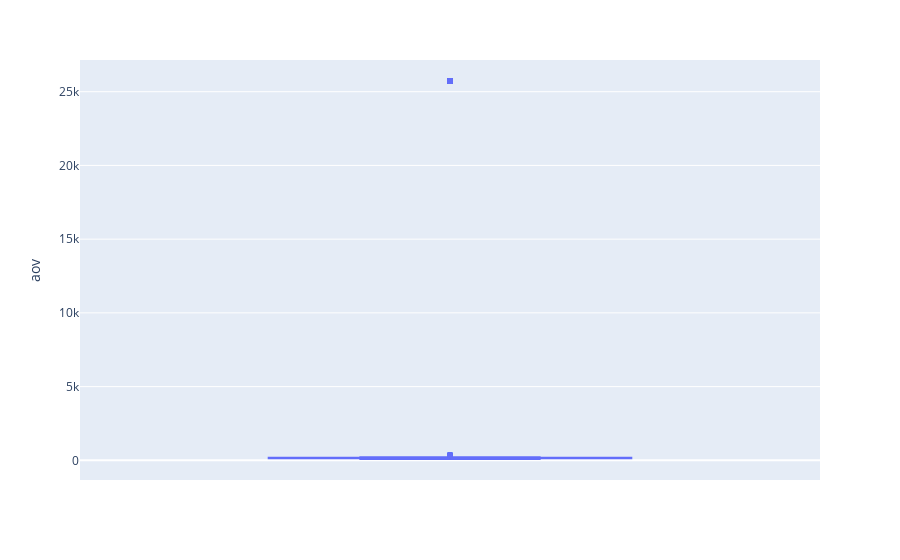

Notebook cell for this chart:
### Code cell
fig = px.box(data, y="aov")
fig.show()

### Figure 1 — Plotly figure (JSON) as saved in the notebook; plotly's stock layout.template omitted (floating-point values rounded to 4 significant figures; data arrays with more than 128 entries replaced by an {"elided": "..."} marker saying what was removed)
{"data": [{"alignmentgroup": "True", "hovertemplate": "aov=%{y}<extra></extra>", "legendgroup": "", "marker": {"color": "#636efa"}, "name": "", "notched": false, "offsetgroup": "", "orientation": "v", "showlegend": false, "type": "box", "x0": " ", "xaxis": "x", "y": {"elided": "5000 int values"}, "y0": " ", "yaxis": "y"}], "layout": {"boxmode": "group", "legend": {"tracegroupgap": 0}, "margin": {"t": 60}, "xaxis": {"anchor": "y", "domain": [0, 1]}, "yaxis": {"anchor": "x", "domain": [0, 1], "title": {"text": "aov"}}}}
